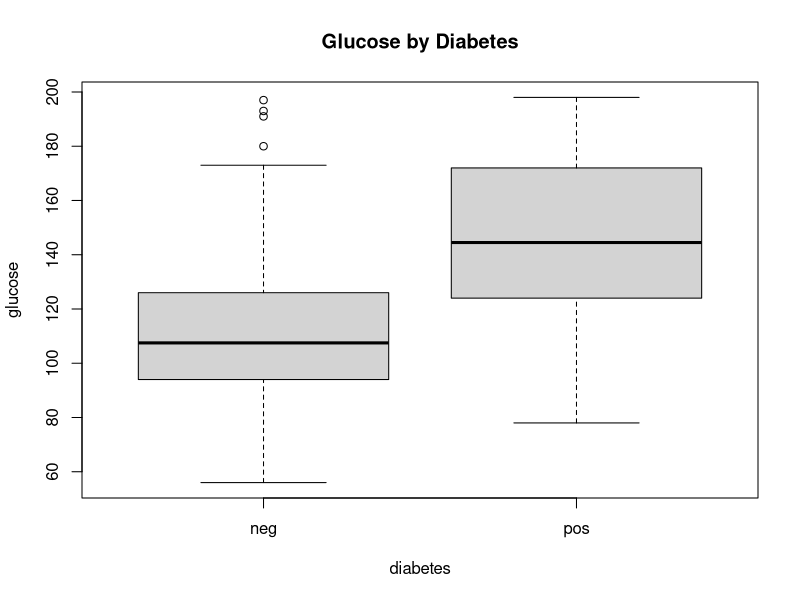
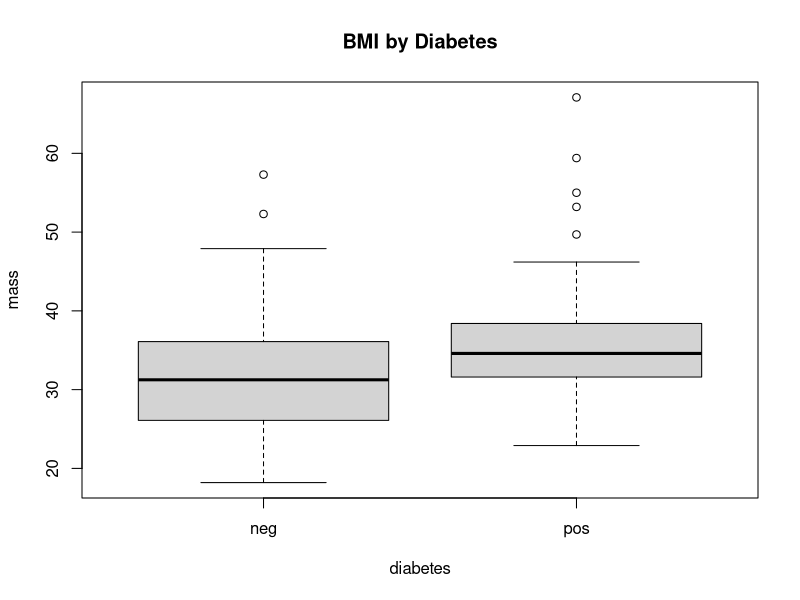
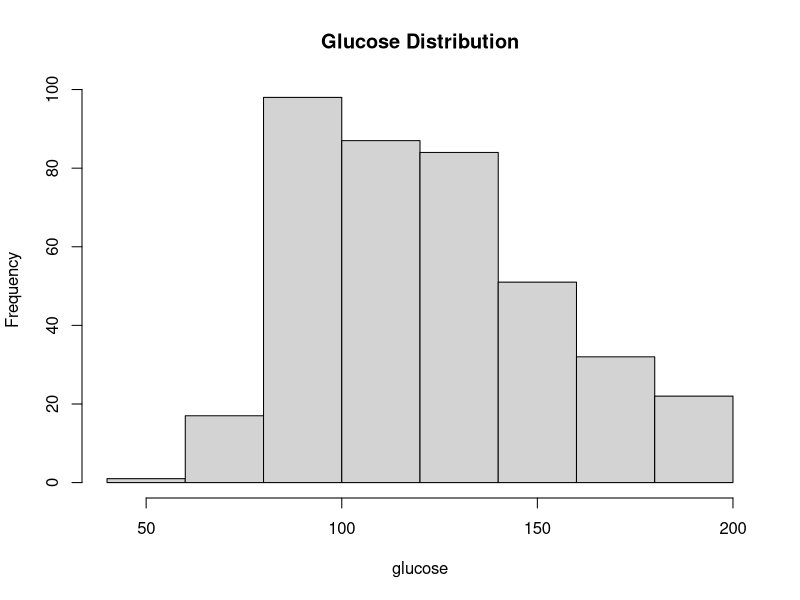
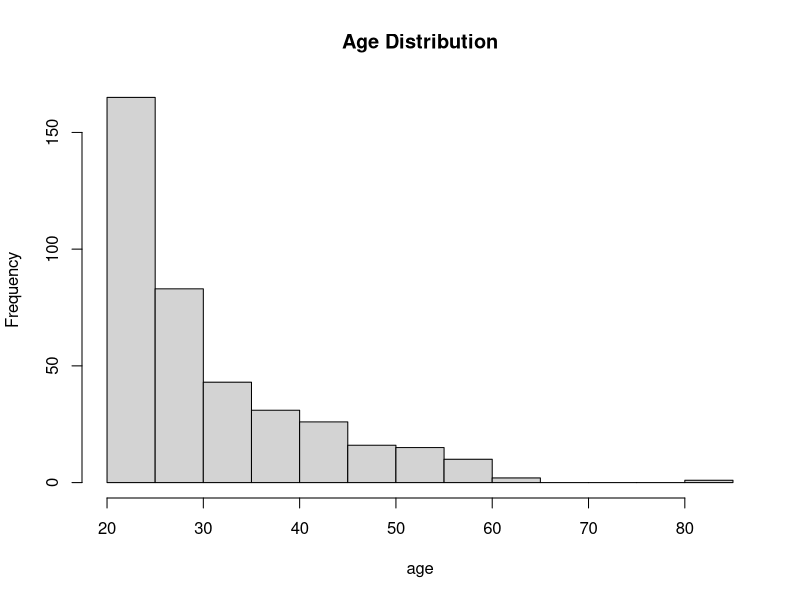

The R script that drew these images, in order:
## ---- chunk 1
# Install packages (if needed) (needed to edit, it was causing issues when knitting)
packages <- c("mlbench", "MASS", "class", "e1071")
installed <- packages %in% rownames(installed.packages())
if (any(!installed)) {
  install.packages(packages[!installed])
}

library(mlbench) # For dataset
library(MASS) # For LDA & QDA
library(class) # For KNN
library(e1071) # For Naive Bayes

# Load and clean data (remove NAs)
data(PimaIndiansDiabetes2)
pima_clean = na.omit(PimaIndiansDiabetes2)
attach(pima_clean)
## ---- chunk 2
# Numerical summaries
summary(pima_clean)
table(diabetes)
# Graphical summaries
boxplot(glucose ~ diabetes, data = pima_clean, main = "Glucose by Diabetes")
boxplot(mass ~ diabetes, data = pima_clean, main = "BMI by Diabetes") # Note: mass = BMI
hist(glucose, main = "Glucose Distribution")
hist(age, main = "Age Distribution")
## ---- chunk 3
diabetesLogReg_model <- glm(diabetes ~ ., data = pima_clean, family = "binomial")

summary(diabetesLogReg_model)
## ---- chunk 4
set.seed(1)
train = sample(1:nrow(pima_clean), 0.7 * nrow(pima_clean))
test = pima_clean[-train,]
diabetes.test=diabetes[-train]
## ---- chunk 5
logit_model = glm(diabetes ~ glucose + mass + pedigree, data = pima_clean, family =
binomial, subset=train)
pred_prob = predict(logit_model, test, type = "response")
pred_class = ifelse(pred_prob > 0.5, "pos", "neg")
# Confusion matrix and accuracy
table(pred_class, diabetes.test)
mean(pred_class == diabetes.test) # Accuracy
mean(pred_class != diabetes.test) # Test-error
## ---- chunk 6
lda_diabetes <- lda(diabetes ~ glucose + mass + pedigree, data = pima_clean, subset = train)
lda_pred_prob <- predict(lda_diabetes, test)$class

lda_conf_matrix <- table(lda_pred_prob, diabetes.test)
lda_conf_matrix

diabetes_lda_acc <- mean(lda_pred_prob == diabetes.test)
diabetes_lda_err <- mean(lda_pred_prob != diabetes.test)
cat("accuracy for lda is: ", diabetes_lda_acc, "\n")
cat("error for lda is: ", diabetes_lda_err, "\n\n")
## ---- chunk 7
qda_diabetes <- qda(diabetes ~ glucose + mass + pedigree, data = pima_clean, subset = train)
qda_pred_prob <- predict(qda_diabetes, test)$class

qda_conf_matrix <- table(qda_pred_prob, diabetes.test)
qda_conf_matrix

diabetes_qda_acc <- mean(qda_pred_prob == diabetes.test)
diabetes_qda_err <- mean(qda_pred_prob != diabetes.test)
cat("accuracy for qda is: ", diabetes_qda_acc, "\n")
cat("error for qda is: ", diabetes_qda_err, "\n\n")
## ---- chunk 8
print("For K = 3")

knn_pred_diabetes <- knn(train = pima_clean[train, c("glucose", "mass", "pedigree")],
                         test = pima_clean[-train, c("glucose", "mass", "pedigree")],
                         cl = diabetes[train], 
                         k = 3)

k3_table = table(knn_pred_diabetes, diabetes.test)
k3_table

knn_acc_dia <- mean(knn_pred_diabetes == diabetes.test)
knn_err_dia <- mean(knn_pred_diabetes != diabetes.test)
cat("accuracy for K = 3 is: ", knn_acc_dia, "\n")
cat("error for K = 3 is: ", knn_err_dia, "\n\n")


print("For K = 5")

knn_pred_diabetes <- knn(train = pima_clean[train, c("glucose", "mass", "pedigree")],
                         test = pima_clean[-train, c("glucose", "mass", "pedigree")],
                         cl = diabetes[train], 
                         k = 5)

k3_table = table(knn_pred_diabetes, diabetes.test)
k3_table

knn_acc_dia <- mean(knn_pred_diabetes == diabetes.test)
knn_err_dia <- mean(knn_pred_diabetes != diabetes.test)
cat("accuracy for K = 5 is: ", knn_acc_dia, "\n")
cat("error for K = 5 is: ", knn_err_dia, "\n\n")
## ---- chunk 9
nb_diabetes <- naiveBayes(diabetes ~ glucose + mass + pedigree, data = pima_clean, subset = train)

nb_pred_prob <- predict(nb_diabetes, test, type = "class")

nb_conf_matrix <- table(nb_pred_prob, diabetes.test)
nb_conf_matrix

diabetes_nb_acc <- mean(nb_pred_prob == diabetes.test)
diabetes_nb_err <- mean(nb_pred_prob != diabetes.test)
cat("accuracy for nb is: ", diabetes_nb_acc, "\n")
cat("error for nb is: ", diabetes_nb_err, "\n\n")
